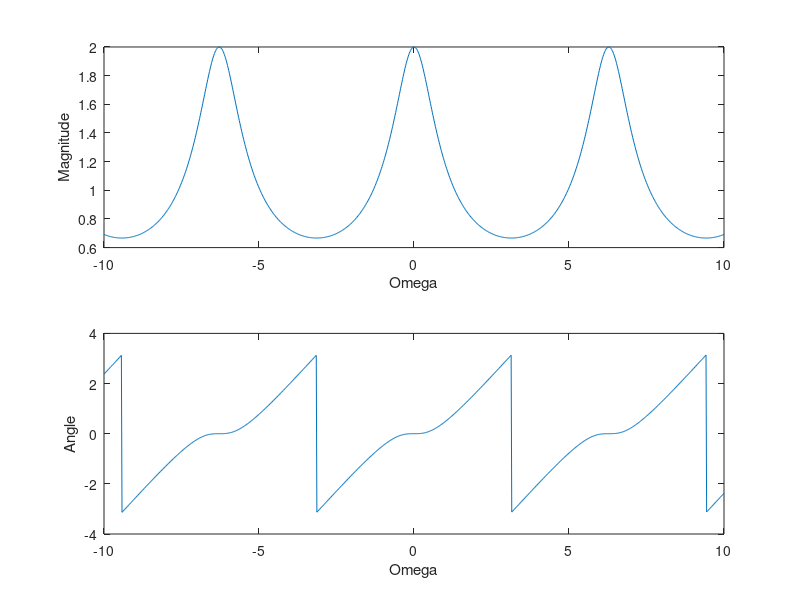

The MATLAB script that drew this image:
clear;
clc;
format compact;

W = linspace(-10, 10, 1000);

Yn = (exp(1i .* W) .* exp(1i .* W))./(exp(1i .* W) - 0.5);

figure;
subplot(2, 1, 1);
plot(W, abs(Yn));

xlabel('Omega');
ylabel('Magnitude');

subplot(2, 1, 2);
plot(W, angle(Yn));
xlabel('Omega');
ylabel('Angle');